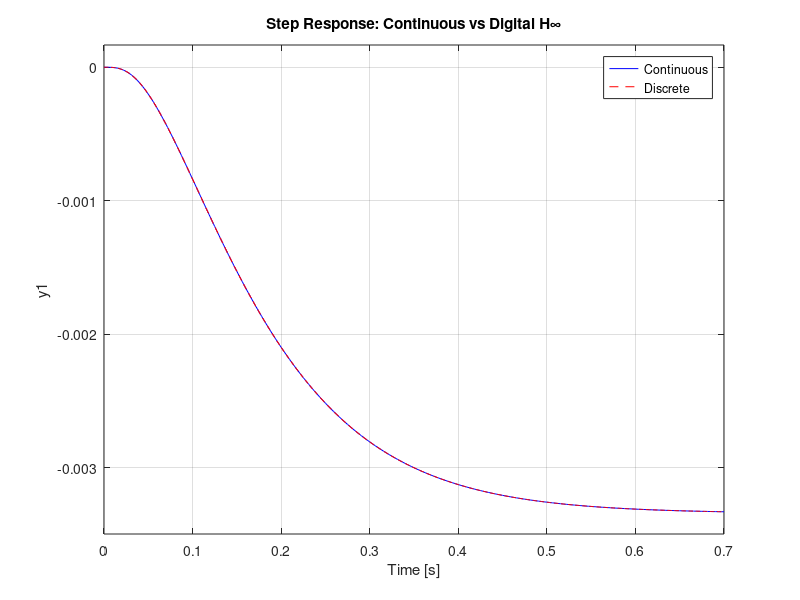
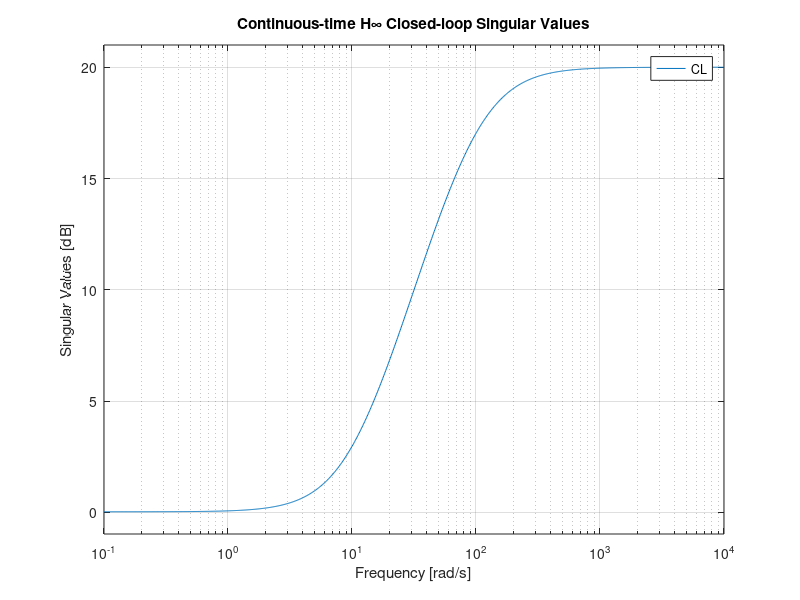

These charts were generated, in order, by the following MATLAB code:
%% Digital H∞ Control Design Example
% Author: Shinichi Samizo
% Description:
%   Continuous-time H∞ design -> Discretization -> Step & Bode evaluation

clear; clc;

%% 1. Plant model (example: 2nd-order system)
A = [0 1; -100 -20];
B = [0; 100];
C = [1 0];
D = 0;
P = ss(A,B,C,D);

%% 2. Weighting functions
s = tf('s');
W1 = (s/10 + 1)/(s/100 + 1);   % Performance weight
W2 = (s/100 + 1)/(s/1000 + 1); % Control weight
Paug = augw(P, W1, W2);

%% 3. H∞ synthesis
nmeas = 1; ncon = 1;
[K,CL,gamma] = hinfsyn(Paug, nmeas, ncon);
disp("H∞ gamma = " + gamma);

%% 4. Continuous response
figure;
sigma(CL); grid on; title('Continuous-time H∞ Closed-loop Singular Values');

%% 5. Discretization
Ts = 0.001; % 1 ms sampling
Kd = c2d(K, Ts, 'tustin');

%% 6. Step response comparison
Gcl_cont = feedback(P*K, 1);
Gcl_disc = c2d(Gcl_cont, Ts, 'tustin');

figure;
step(Gcl_cont, 'b', Gcl_disc, 'r--');
legend('Continuous', 'Discrete');
title('Step Response: Continuous vs Digital H∞');
grid on;

%% Save figures
print('-dpng', '../figures/digital_hinf_step.png');
